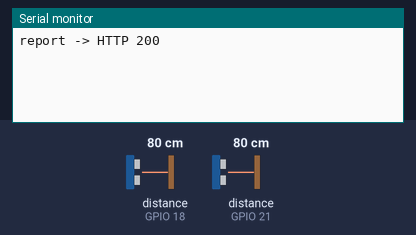
This sketch was run on a simulated ESP32. Parts: the last lines printed to the serial monitor. Wiring (inferred from the names in the program): 2 × ultrasonic range finder: trigger GPIO 5, echo GPIO 18 / trigger GPIO 19, echo GPIO 21. The inputs (shaded band) are chosen by the test bench; at power-on: distance to the obstacle (sensors on GPIO 18, GPIO 21) 80 cm. The echo pulse lasts 58.3 µs per cm; WiFi joins after 1.5 s; servers stay silent unless stated; uploads are accepted with an empty reply.

Above: at 2.7 s.
2.8 s: distance to the obstacle (sensor on GPIO 18) set to 9 cm
At 3.66 s:
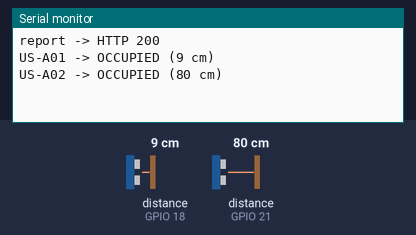
5.0 s: distance to the obstacle (sensor on GPIO 21) set to 2 cm
At 7.66 s:
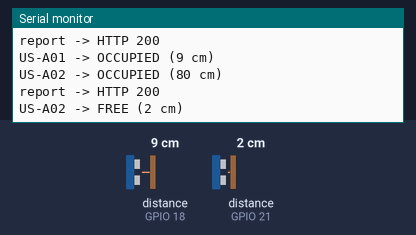
9.0 s: distance to the obstacle (sensor on GPIO 18) set to 2 cm
At 9.7 s:
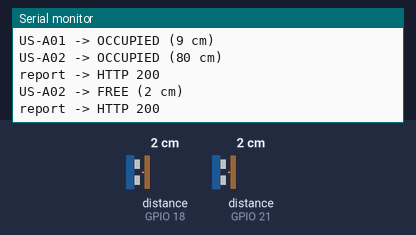
10.5 s: distance to the obstacle (sensor on GPIO 21) set to 9 cm
At 12.0 s:
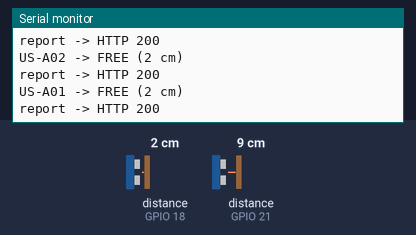

Measured:
- after the input at 2.8 s, the serial monitor: prints a new line after 0.70 s (image 1)
- after the input at 5.0 s, the serial monitor: prints a new line after 2.5 s (image 2)

The sketch:

esp32_slot_node.ino
```cpp
/*
 * Maargdarshak — ESP32 slot sensor node
 * ------------------------------------------------------------------
 * Reads several ultrasonic sensors (HC-SR04 / JSN-SR04T), debounces them and
 * reports occupancy to the server in ONE batch request.
 *
 * Server endpoint : POST /api/sensors/batch      (header X-API-Key)
 * Libraries       : ArduinoJson 7.x  (Library Manager)
 * Board           : "ESP32 Dev Module"
 *
 * NOTE: reference firmware. It was written against the server API in this repo and
 * has not been compiled/flashed in the build environment — test on your own hardware.
 */
#include <WiFi.h>
#include <HTTPClient.h>
#include <ArduinoJson.h>

// ---------- configuration ----------
const char* WIFI_SSID = "YOUR_WIFI_SSID";
const char* WIFI_PASS = "YOUR_WIFI_PASSWORD";
const char* SERVER    = "http://192.168.1.100:3001";       // PC running `npm run dev` / `npm start`
const char* API_KEY   = "maargdarshak-sensor-key-2026";    // Settings → API key in the control room

struct Slot { const char* sensorId; uint8_t trig; uint8_t echo; };
// sensorId must match the slot's sensor in the dashboard (default: "US-" + slot id)
Slot SLOTS[] = {
  { "US-A01", 5, 18 },
  { "US-A02", 19, 21 },
};
const int N = sizeof(SLOTS) / sizeof(SLOTS[0]);

const float OCCUPIED_BELOW_CM = 150.0;  // car roof / bonnet closer than this => occupied
const float MIN_VALID_CM      = 5.0;
const int   CONFIRM_READS     = 3;      // consecutive agreeing reads before a change is accepted
const unsigned long READ_EVERY_MS      = 1000;
const unsigned long HEARTBEAT_EVERY_MS = 30000;
// -----------------------------------

bool state[N], candidate[N];
int  agree[N];
float lastDistance[N];
unsigned long lastRead = 0, lastReport = 0;
bool dirty = true;  // report once at boot

float measureCm(uint8_t trig, uint8_t echo) {
  digitalWrite(trig, LOW);  delayMicroseconds(3);
  digitalWrite(trig, HIGH); delayMicroseconds(10);
  digitalWrite(trig, LOW);
  unsigned long us = pulseIn(echo, HIGH, 30000UL);  // 30 ms timeout ≈ 5 m
  if (us == 0) return -1;
  return us * 0.0343f / 2.0f;
}

void connectWifi() {
  if (WiFi.status() == WL_CONNECTED) return;
  WiFi.mode(WIFI_STA);
  WiFi.begin(WIFI_SSID, WIFI_PASS);
  for (int i = 0; i < 40 && WiFi.status() != WL_CONNECTED; i++) delay(250);
}

void report() {
  connectWifi();
  if (WiFi.status() != WL_CONNECTED) return;

  JsonDocument doc;
  JsonArray readings = doc["readings"].to<JsonArray>();
  for (int i = 0; i < N; i++) {
    JsonObject r = readings.add<JsonObject>();
    r["sensorId"]   = SLOTS[i].sensorId;
    r["occupied"]   = state[i];
    r["distanceCm"] = lastDistance[i];
    r["rssi"]       = WiFi.RSSI();
  }
  String body;
  serializeJson(doc, body);

  HTTPClient http;
  http.begin(String(SERVER) + "/api/sensors/batch");
  http.addHeader("Content-Type", "application/json");
  http.addHeader("X-API-Key", API_KEY);
  int code = http.POST(body);
  Serial.printf("report -> HTTP %d\n", code);
  http.end();

  if (code == 200) { dirty = false; lastReport = millis(); }
}

void setup() {
  Serial.begin(115200);
  for (int i = 0; i < N; i++) {
    pinMode(SLOTS[i].trig, OUTPUT);
    pinMode(SLOTS[i].echo, INPUT);
    state[i] = candidate[i] = false;
    agree[i] = 0;
    lastDistance[i] = -1;
  }
  connectWifi();
}

void loop() {
  unsigned long now = millis();
  if (now - lastRead >= READ_EVERY_MS) {
    lastRead = now;
    for (int i = 0; i < N; i++) {
      float d = measureCm(SLOTS[i].trig, SLOTS[i].echo);
      if (d < 0) continue;                       // no echo: ignore this sample
      lastDistance[i] = d;
      bool occ = (d > MIN_VALID_CM && d < OCCUPIED_BELOW_CM);
      if (occ == candidate[i]) agree[i]++; else { candidate[i] = occ; agree[i] = 1; }
      if (agree[i] >= CONFIRM_READS && state[i] != candidate[i]) {
        state[i] = candidate[i];
        dirty = true;
        Serial.printf("%s -> %s (%.0f cm)\n", SLOTS[i].sensorId, state[i] ? "OCCUPIED" : "FREE", d);
      }
    }
  }
  if (dirty || now - lastReport >= HEARTBEAT_EVERY_MS) report();
}
```
